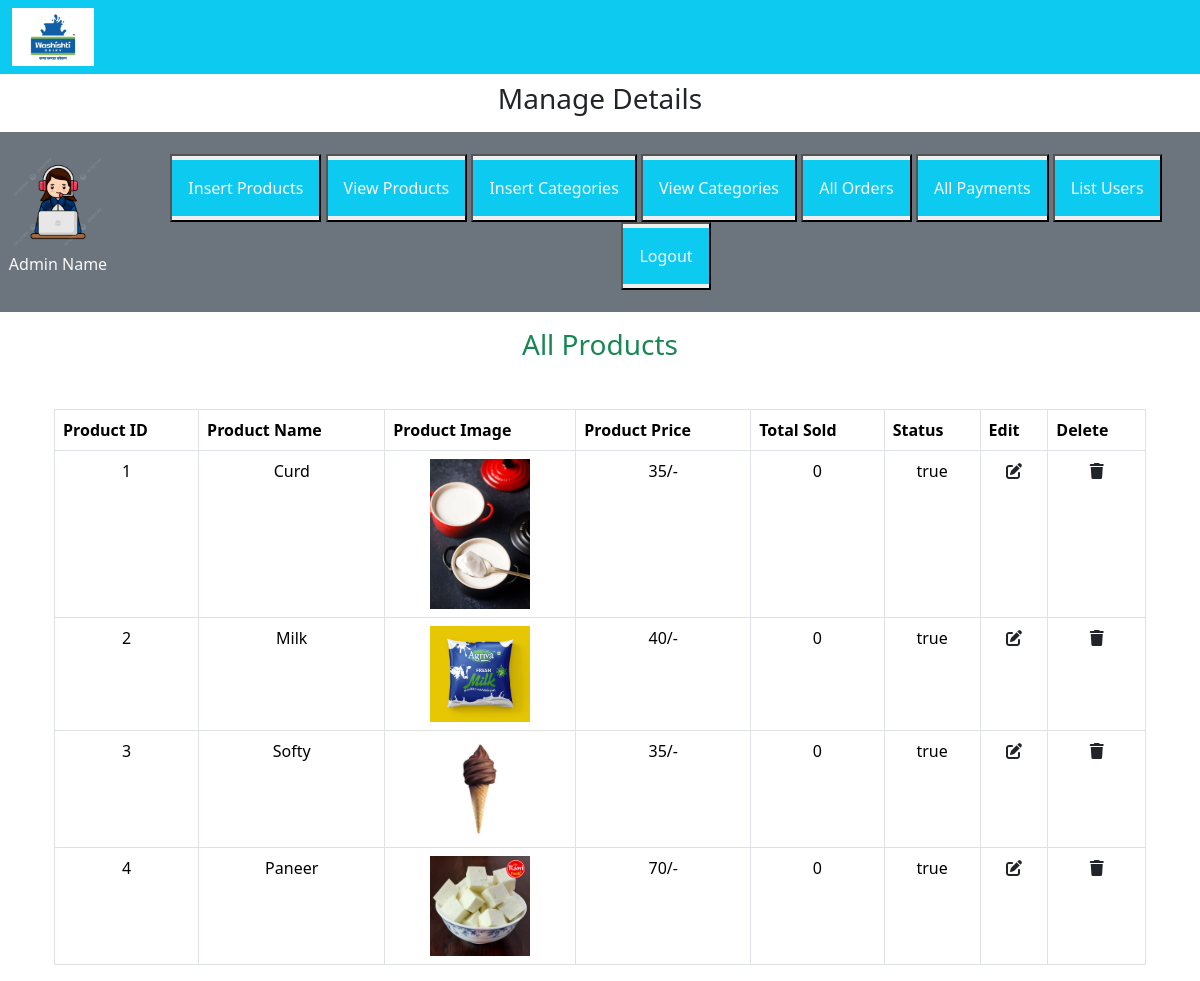
The page /admin_area/index.php?view_products on the database its author committed.
### tables this page shows
CREATE TABLE `products` (
  `product_id` int(11) NOT NULL,
  `product_name` varchar(100) NOT NULL,
  `product_description` varchar(255) NOT NULL,
  `product_keywords` varchar(255) NOT NULL,
  `category_id` int(11) NOT NULL,
  `product_image1` varchar(255) NOT NULL,
  `product_image2` varchar(255) NOT NULL,
  `product_image3` varchar(255) NOT NULL,
  `product_price` varchar(100) NOT NULL,
  `date` timestamp NOT NULL DEFAULT current_timestamp() ON UPDATE current_timestamp(),
  `status` varchar(100) NOT NULL
);

### admin_area/view_products.php (the view, shortened to what this page needs)
<!DOCTYPE html>
<html lang="en">
<head>
</head>
<body>
    <div class="container">
        <h3 class="text-center text-success mt-3">All Products</h3>
        <table class="table table-bordered mt-5">
            <thead>
                <tr>
                    <th>Product ID</th>
                    <th>Product Name</th>
                    <th>Product Image</th>
                    <th>Product Price</th>
                    <th>Total Sold</th>
                    <th>Status</th>
                    <th>Edit</th>
                    <th>Delete</th>
                </tr>
            </thead>
            <tbody class="bg-secondary text-light">
                <?php
                    $get_products = "SELECT * FROM `products`";
                    $result = mysqli_query($con, $get_products);
                    $number = 0;
                    while ($row = mysqli_fetch_assoc($result)) {
                        $product_id = $row['product_id'];
                        $product_name = $row['product_name'];
                        $product_image1 = $row['product_image1'];
                        $product_price = $row['product_price'];
                        $status = $row['status'];
                        $number++;
                ?>
                <tr class='text-center'>
                    <td><?php echo $number;?></td>
                    <td><?php echo $product_name;?></td>
                    <td><img src='./product_images/<?php echo $product_image1;?>' class='product_img'/></td>
                    <td><?php echo $product_price;?>/-</td>
                    <td><?php
                    $get_count="select * from `orders_pending` where product_id=$product_id";
                    $result_count= mysqli_query($con,$get_count);
                    $rows_count= mysqli_num_rows($result_count);
                    echo $rows_count;
                    ?></td>
                    <td><?php echo $status;?></td>
                    <td><a href='index.php?edit_products=<?php echo $product_id;?>' class='text-dark'><i class='fa-solid fa-pen-to-square'></i></a></td>
                    <td><a href='index.php?delete_products=<?php echo $product_id;?>' class='text-dark'><i class='fa-solid fa-trash'></i></a></td>
                </tr>
                <?php
                    }
                ?>
            </tbody>
        </table>
    </div>
</body>
</html>

### style.css (style rules this page uses)
* { margin:0; padding:0; box-sizing:border-box; }

### admin_area/index.php (style rules this page uses)
.product_img { width:100px; object-fit: contain; }

### rows shown on the page
products: product_name "Curd", product_image1 (picture), product_price "35", rows_count "0", status "true"
products: product_name "Milk", product_image1 (picture), product_price "40", rows_count "0", status "true"
products: product_name "Softy", product_image1 (picture), product_price "35", rows_count "0", status "true"
products: product_name "Paneer", product_image1 (picture), product_price "70", rows_count "0", status "true"
